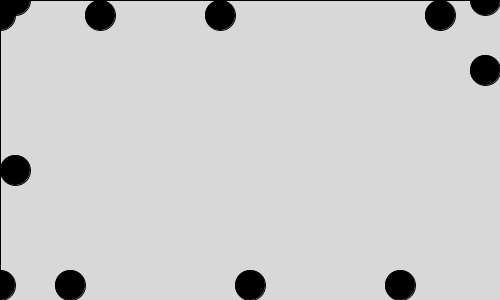
Frame 1 (no input)
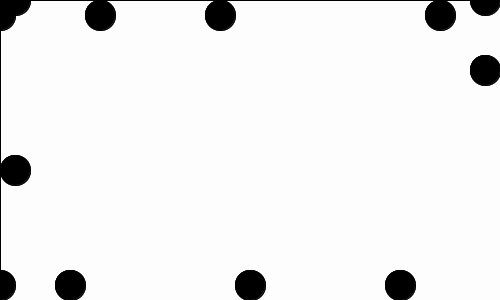
Frame 60 (the mouse pressed at the canvas centre just before this capture)
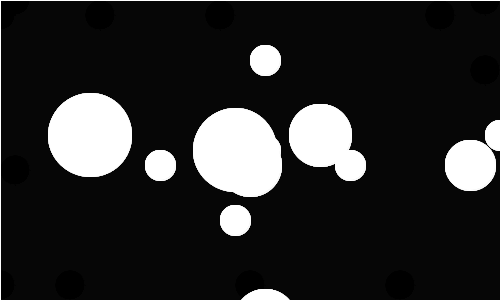
Frame 120 (the mouse held since frame 60 and released just before this capture)

The Processing sketch that drew these frames (run headless with seeded random() and noise(); from frame 60 on, the mouse is pressed at the canvas centre):

// Processing sketch: processing_27872
// ── processing_27872.pde


// stehen und tanzen

void setup () {
  size (500, 300);
}





void draw () {                  
  
  if (mousePressed){             

    fill(0, 0, 0, 20);
    rect (0, 0, 500, 300);
    stroke (255);  
    fill (255);  
  
    ellipse (mouseX, 285-mouseY, 30, 30); 
    ellipse (mouseX+70, 285-mouseY, mouseX/4, mouseX/4); 
    ellipse (mouseX+250, 285-mouseY, 30, 30);
    ellipse (mouseX-160, 285-mouseY, mouseX/3, mouseX/3); 
    ellipse (mouseX-370, 285-mouseY, 30, 30);
    ellipse (mouseX+400, 285-mouseY, mouseX/4, mouseX/4); 
    
    ellipse (mouseX, 15+mouseY, mouseX/4, mouseX/4); 
    ellipse (mouseX+100, 15+mouseY, 30, 30); 
    ellipse (mouseX+220, 15+mouseY, mouseX/5, mouseX/5); 
    ellipse (mouseX-90, 15+mouseY, 30, 30);
    ellipse (mouseX-290, 15+mouseY, mouseX/4, mouseX/4); 
    ellipse (mouseX+440, 15+mouseY, 30, 30);
    
    ellipse (15+mouseX, mouseY, 30, 30); 
    ellipse (15+mouseX, mouseY+170, mouseX/4, mouseX/4); 
    ellipse (15+mouseX, mouseY-90, 30, 30);
    ellipse (485-mouseX, mouseY, mouseX/3, mouseX/3); 
    ellipse (485-mouseX, mouseY+70, 30, 30);
    ellipse (485-mouseX, mouseY-220, mouseX/4, mouseX/4); 
                         
         
  

  }else{                        
    fill (255);
    fill (255, 255, 255, 60);
    rect (0, 0, 500, 300);
    stroke(0); 
    fill (0);
    ellipse (mouseX, 285, 30, 30); 
    ellipse (mouseX+70, 285, 30, 30); 
    ellipse (mouseX+250, 285, 30, 30);
    ellipse (mouseX-160, 285, 30, 30);
    ellipse (mouseX-370, 285, 30, 30);
    ellipse (mouseX+400, 285, 30, 30);
    
    ellipse (mouseX, 15, 30, 30); 
    ellipse (mouseX+100, 15, 30, 30); 
    ellipse (mouseX+220, 15, 30, 30);
    ellipse (mouseX-90, 15, 30, 30);
    ellipse (mouseX-290, 15, 30, 30);
    ellipse (mouseX+440, 15, 30, 30);
    
    ellipse (15, mouseY, 30, 30); 
    ellipse (15, mouseY+170, 30, 30); 
    ellipse (15, mouseY-90, 30, 30);
    ellipse (485, mouseY, 30, 30);
    ellipse (485, mouseY+70, 30, 30);
    ellipse (485, mouseY-220, 30, 30);
                         
    
  }
 
}
